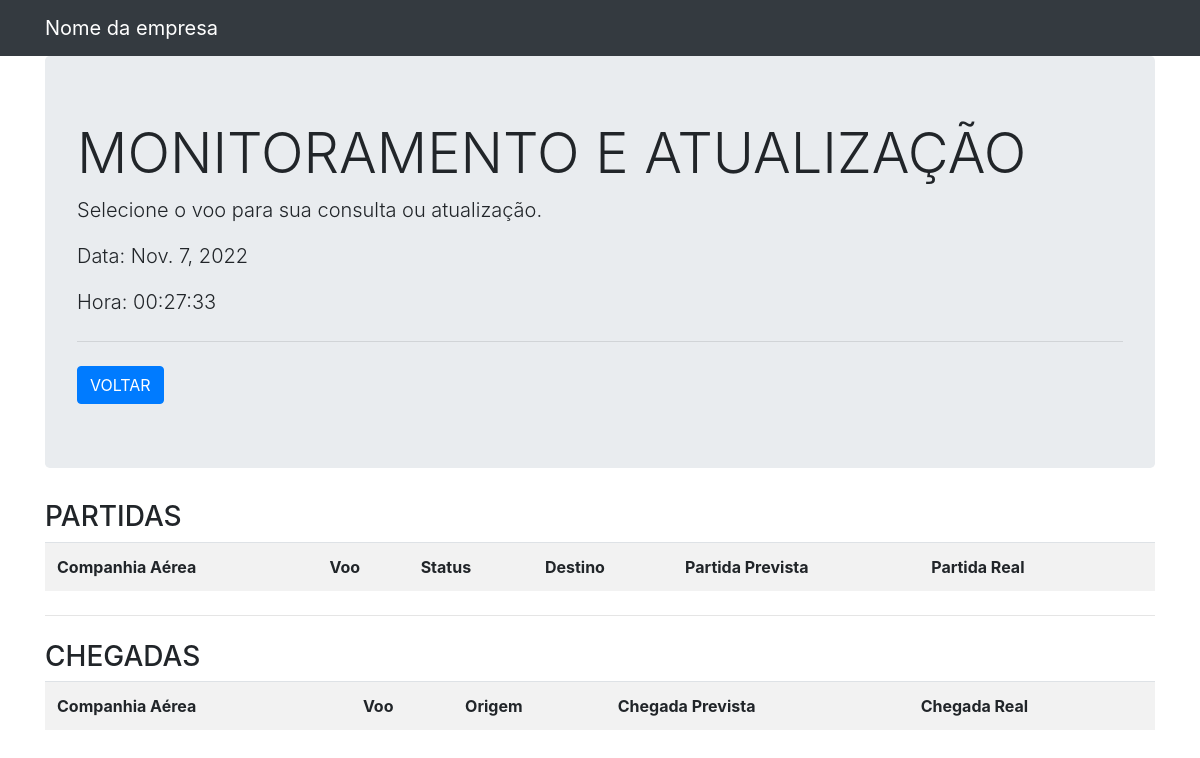
Page /home/monitoramento_painel/ on the earlier database version.
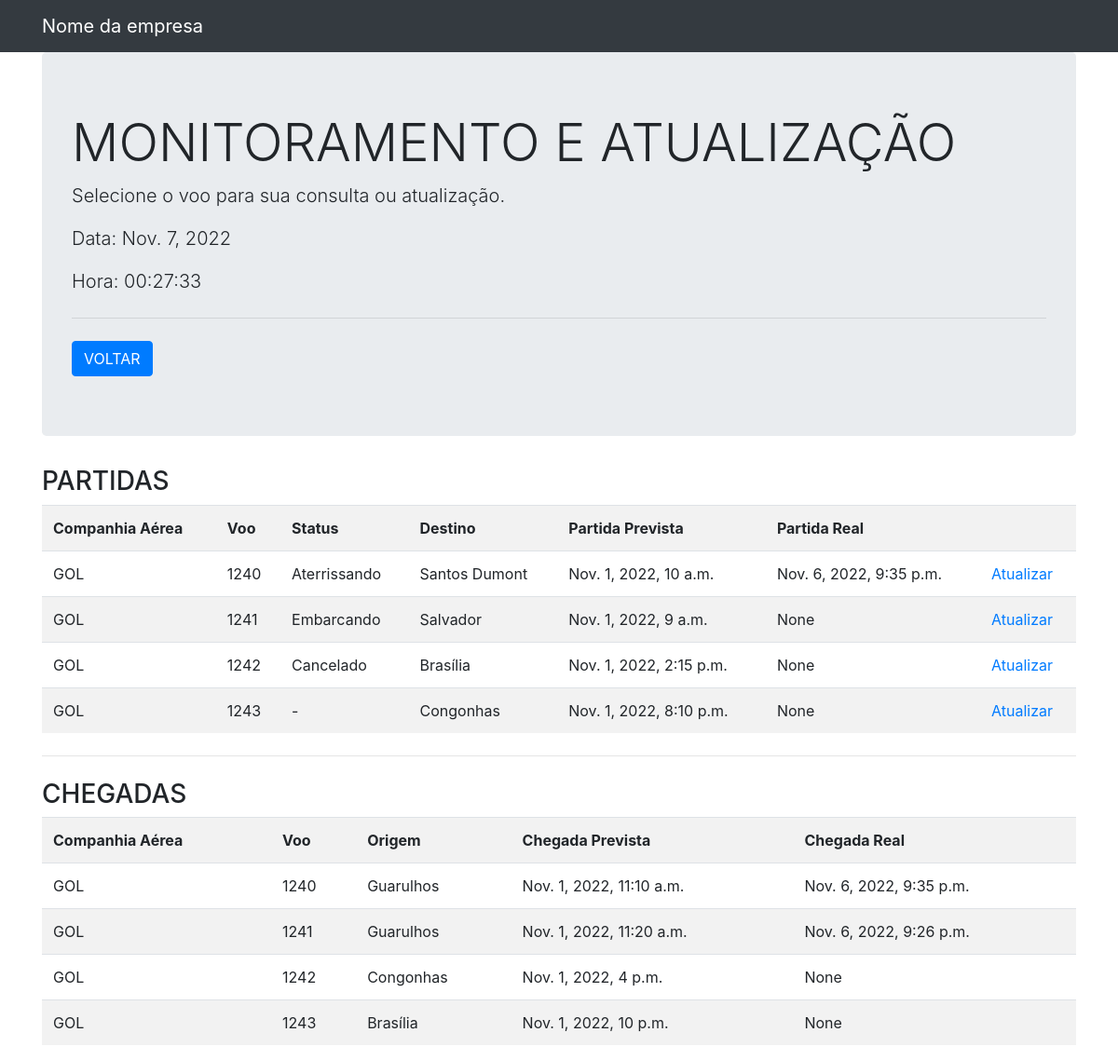
Same page on the later database version.
### flight/models.py (models this page shows)
class VooDinamico(models.Model):
    id = models.AutoField(primary_key=True)
    voo = models.ForeignKey(Voo, on_delete=models.CASCADE, null=False)
    status = models.ForeignKey(StatusVoo, on_delete=models.CASCADE, null=False)
    partida_real = models.DateTimeField(null=True)
    chegada_real = models.DateTimeField(null=True)
    class Meta:
        db_table = 'voo_dinamico'

class Voo(models.Model):
    id = models.AutoField(primary_key=True)
    rota = models.ForeignKey(Rota, on_delete=models.CASCADE, null=False)
    chegada_prevista = models.DateTimeField(null=False)
    partida_prevista = models.DateTimeField(null=False)
    companhia_aerea = models.CharField(max_length=200, null=False)
    class Meta:
        db_table = 'voos'

class StatusVoo(models.Model):
    id = models.AutoField(primary_key=True)
    titulo = models.CharField(max_length=200,null=False)
    class Meta:
        db_table = 'status_voo'

class Rota(models.Model):
    id = models.AutoField(primary_key=True)
    aeroporto_partida = models.CharField(max_length=200, null=False)
    aeroporto_chegada = models.CharField(max_length=200, null=False)
    class Meta:
        db_table = 'rotas'

### flight/views.py (the view)
# urls.py: path('home/monitoramento_painel/', views.telaMonitoramentoPainelViews, name = 'painel_monitoracao'),
def telaMonitoramentoPainelViews(request):
    voosDinamicos = VooDinamico.objects.all()
    template = loader.get_template('monitoramento_painel.html')
    date = datetime.date.today()
    tz = pytz.timezone('America/Sao_Paulo')
    now = datetime.datetime.now(tz)
    time = now.strftime("%H:%M:%S")
    context = {
        'voosDinamicos': voosDinamicos,
        'time': time,
        'date': date,
    }
    return HttpResponse(template.render(context, request))

### flight/templates/monitoramento_painel.html (shortened to what this page needs)
{% load static %}
<!DOCTYPE html>
<html lang="en">
<head>
    <link rel="stylesheet" href="{% static 'css/bootstrap.min.css' %}">
    <link rel="stylesheet" href="{% static 'css/all.min.css' %}">
</head>
<body>
    <nav class="navbar navbar-expand-lg navbar-dark bg-dark">
        <div class="container">
            <a class="navbar-brand" href="#">
                Nome da empresa
            </a>
        </div>
    </nav>
    <div class="container">
        <div class="jumbotron">
            <h1 class="display-4">
                MONITORAMENTO E ATUALIZAÇÃO
            </h1>
            <p class="lead">
                Selecione o voo para sua consulta ou atualização.
            </p>
            <p class="lead">
                Data: {{date}}
            </p>
            <p class="lead">
                Hora: {{time}}
            </p>
            <hr class="my-4">
            <input class="btn btn-primary" type="button" value="VOLTAR" onclick="history.back()">
        </div>
    </div>
    <div class="container">
        <h3 class="display-6">
            PARTIDAS
        </h3>
        <table class="table table-striped">
            <tr>
                <th>Companhia Aérea</th>
                <th>Voo</th>
                <th>Status</th>
                <th>Destino</th>
                <th>Partida Prevista</th>
                <th>Partida Real</th>
                <th></th>
            </tr>
            {% for vooDinamico in voosDinamicos %}
                <tr>
                    <td>{{vooDinamico.voo.companhia_aerea}}</td>
                    <td>{{vooDinamico.voo.id}}</td>
                    <td>{{vooDinamico.status.titulo}}</td>
                    <td>{{vooDinamico.voo.rota.aeroporto_chegada}}</td>
                    <td>{{vooDinamico.voo.partida_prevista}}</td>
                    <td>{{vooDinamico.partida_real}}</td>
                    <td>
                        <a href="monitoramento_atualizacao/{{vooDinamico.voo.id}}/">
                            Atualizar
                        </a>
                    </td>
                </tr>
            {% endfor %}
        </table>
        <hr class="my-4">
        <h3 class="display-6">
            CHEGADAS
        </h3>
        <table class="table table-striped">
            <tr>
                <th>Companhia Aérea</th>
                <th>Voo</th>
                <th>Origem</th>
                <th>Chegada Prevista</th>
                <th>Chegada Real</th>
            </tr>
            {% for vooDinamico in voosDinamicos %}
                <tr>
                    <td>{{vooDinamico.voo.companhia_aerea}}</td>
                    <td>{{vooDinamico.voo.id}}</td>
                    <td>{{vooDinamico.voo.rota.aeroporto_partida}}</td>
                    <td>{{vooDinamico.voo.chegada_prevista}}</td>
                    <td>{{vooDinamico.chegada_real}}</td>
                </tr>
            {% endfor %}
        </table>
    </div>
</body>
</html>

Differences in the rows shown:
added VooDinamico: voo.companhia_aerea "GOL", voo.id "1240", status.titulo "Aterrissando", voo.rota.aeroporto_chegada "Santos Dumont", voo.partida_prevista "Nov. 1, 2022, 10 a.m.", partida_real "Nov. 6, 2022, 9:35 p.m.", voo.rota.aeroporto_partida "Guarulhos", voo.chegada_prevista "Nov. 1, 2022, 11:10 a.m.", chegada_real "Nov. 6, 2022, 9:35 p.m."
added VooDinamico: voo.companhia_aerea "GOL", voo.id "1241", status.titulo "Embarcando", voo.rota.aeroporto_chegada "Salvador", voo.partida_prevista "Nov. 1, 2022, 9 a.m.", partida_real "None", voo.rota.aeroporto_partida "Guarulhos", voo.chegada_prevista "Nov. 1, 2022, 11:20 a.m.", chegada_real "Nov. 6, 2022, 9:26 p.m."
added VooDinamico: voo.companhia_aerea "GOL", voo.id "1242", status.titulo "Cancelado", voo.rota.aeroporto_chegada "Brasília", voo.partida_prevista "Nov. 1, 2022, 2:15 p.m.", partida_real "None", voo.rota.aeroporto_partida "Congonhas", voo.chegada_prevista "Nov. 1, 2022, 4 p.m.", chegada_real "None"
added VooDinamico: voo.companhia_aerea "GOL", voo.id "1243", status.titulo "-", voo.rota.aeroporto_chegada "Congonhas", voo.partida_prevista "Nov. 1, 2022, 8:10 p.m.", partida_real "None", voo.rota.aeroporto_partida "Brasília", voo.chegada_prevista "Nov. 1, 2022, 10 p.m.", chegada_real "None"
